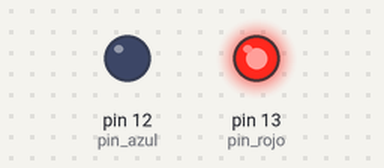
Recording of a sketch running on a simulated Arduino Uno, built with avr-gcc and run on an emulated ATmega328P. On the bench: output pins drawn as LEDs (lit = HIGH).

Above: at 0.5 s.
At 1.5 s:
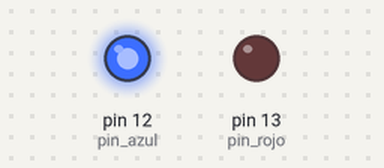
At 5.5 s:
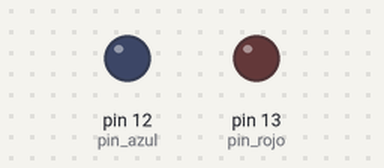
Timing chart, 0 to 6.9 s (numbered marks = the images above):
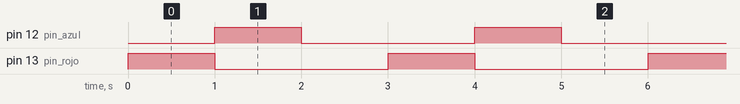

The sketch:

arduinoprimerproyect.ino
```cpp
int pin_rojo=13;
int pin_azul=12;

void setup() {
  pinMode(pin_rojo,OUTPUT);
  pinMode(pin_azul,OUTPUT);


}
void loop() {
  digitalWrite(pin_rojo,LOW);
  digitalWrite(pin_azul,LOW);

  digitalWrite(pin_rojo,HIGH);
  delay(1000);
  digitalWrite(pin_rojo,LOW);
  digitalWrite(pin_azul,HIGH);
  delay(1000);
  digitalWrite(pin_azul,LOW);
  delay(1000);
}
```

Measured:
- by itself, pin 12 (pin_azul), pin 13 (pin_rojo): alternates HIGH for 1.0 s and LOW for 2.0 s
- by itself, everything shown: repeats every 3.0 s, in 3 steps
